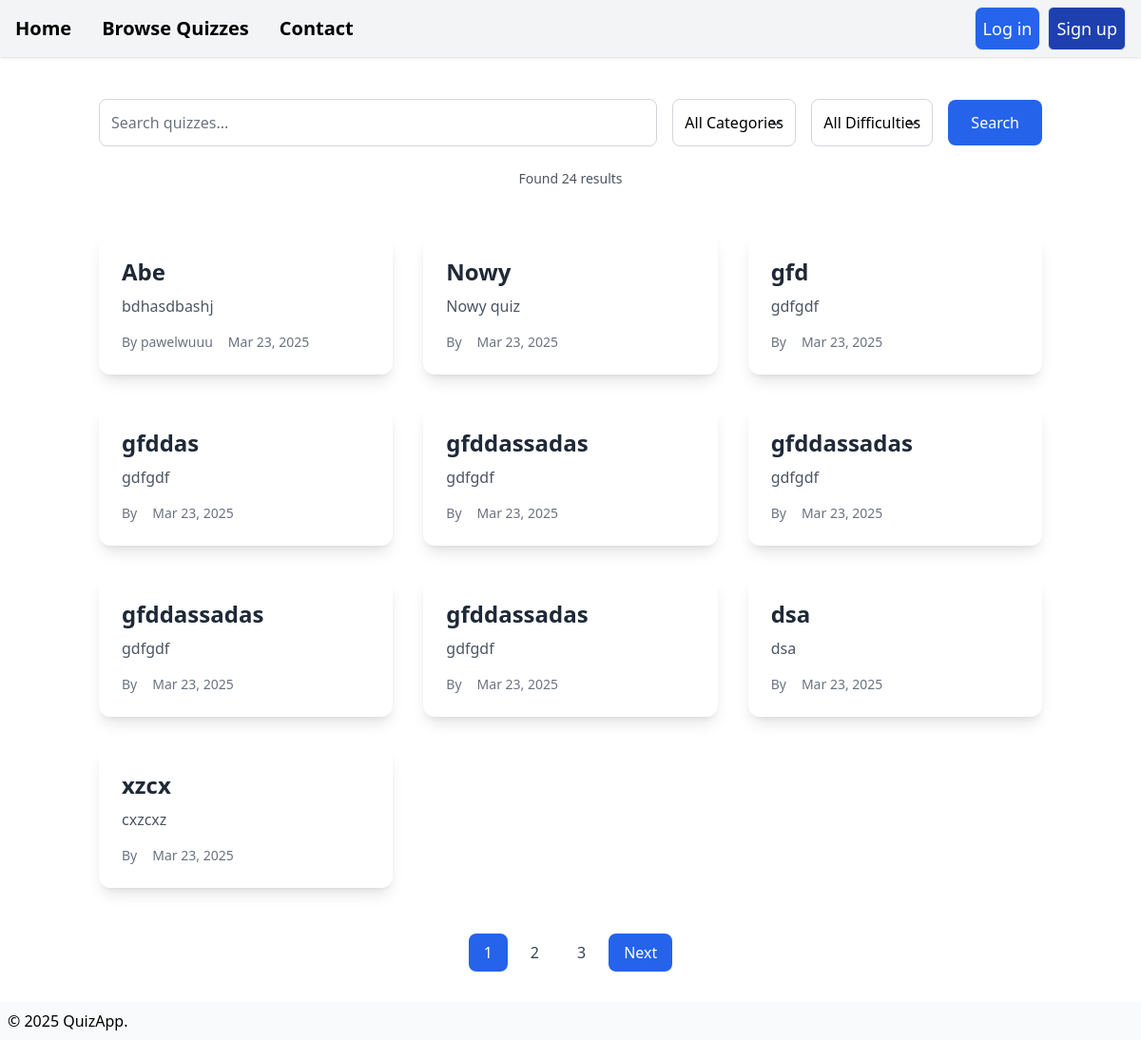
The page /quizzes/ on the database as committed earlier.
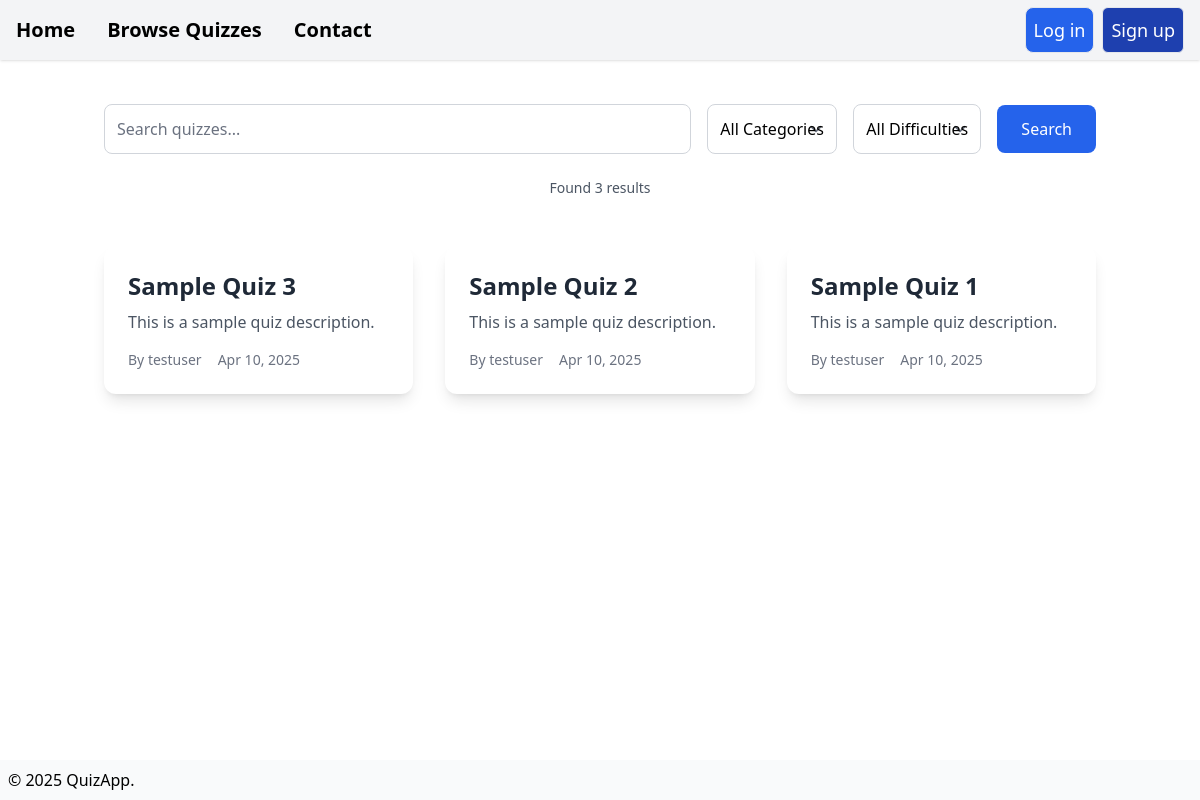
The same page on the database as committed later.
### quiz/models.py (models this page shows, shortened)
class Quiz(models.Model):
    title = models.CharField(max_length=255)
    description = models.TextField()
    category = models.ForeignKey(
        'Category',
        on_delete=models.SET_NULL,
        null=True,
        blank=True,
        related_name='quizzes'
    )
    difficulty = models.CharField(
        max_length=10,
        choices=DifficultyLevel.choices,
        default=DifficultyLevel.MEDIUM,
        verbose_name="Difficulty Level"
    )
    created_at = models.DateTimeField(auto_now_add=True)
    created_by = models.ForeignKey(
        'auth.User',
        on_delete=models.CASCADE,
        related_name='quizzes',
        null=True,
        blank=True
    )

### quiz/views.py (the view)
# urls.py: path('quizzes/', quiz_search, name='quiz_search'),
def quiz_search(request):
    search_query = request.GET.get('q', '')
    selected_category = request.GET.get('category')
    selected_difficulty = request.GET.get('difficulty')
    page_number = request.GET.get('page', 1)
    quizzes = Quiz.objects.all()
    if search_query:
        quizzes = quizzes.filter(
            Q(title__icontains=search_query) |
            Q(description__icontains=search_query)
        )
    if selected_category and selected_category.isdigit():
        quizzes = quizzes.filter(category_id=selected_category)
    if selected_difficulty in dict(DifficultyLevel.choices).keys():
        quizzes = quizzes.filter(difficulty=selected_difficulty)
    quizzes = quizzes.order_by('-created_at')
    paginator = Paginator(quizzes, 10)
    page_obj = paginator.get_page(page_number)
    context = {
        'page_obj': page_obj,
        'search_query': search_query,
        'selected_category': selected_category,
        'selected_difficulty': selected_difficulty,
        'categories': Category.objects.all(),
        'difficulties': DifficultyLevel.choices,
        'total_results': paginator.count,
    }
    return render(request, 'quiz/quiz_search.html', context)

### quiz/templates/quiz/quiz_search.html (shortened to what this page needs)
{% extends 'base.html' %}
{% block content %}
<div class="container mx-auto px-4 py-8">
    <div class="mb-12 max-w-7xl mx-auto">
        <form method="get" class="flex flex-wrap items-center gap-4 justify-between">
            <input
                type="text"
                name="q"
                value="{{ search_query }}"
                placeholder="Search quizzes..."
                class="flex-grow min-w-[200px] p-3 border border-gray-300 rounded-lg focus:ring-2 focus:ring-blue-500"
            >
            <select name="category" class="min-w-[180px] p-3 border border-gray-300 rounded-lg focus:ring-2 focus:ring-blue-500">
                <option value="">All Categories</option>
            </select>
            <select name="difficulty" class="min-w-[180px] p-3 border border-gray-300 rounded-lg focus:ring-2 focus:ring-blue-500">
                <option value="">All Difficulties</option>
            </select>
            <button
                type="submit"
                class="px-6 py-3 bg-blue-600 text-white rounded-lg hover:bg-blue-700 transition-colors"
            >
                Search
            </button>
        </form>
        <p class="mt-6 text-gray-600 text-center text-sm">
            Found {{ total_results }} results{% if search_query %} for "<strong>{{ search_query }}</strong>"{% endif %}
        </p>
    </div>
    <div class="grid grid-cols-1 md:grid-cols-2 lg:grid-cols-3 gap-8">
        {% for quiz in page_obj %}
        <div class="bg-white rounded-xl shadow-lg overflow-hidden transform transition-all duration-300 hover:shadow-2xl hover:-translate-y-2">
            <div class="p-6">
                <h3 class="text-2xl font-bold text-gray-800 mb-2">
                    <a href="/{{ quiz.id }}" class="hover:text-blue-600 transition-colors">
                        {{ quiz.title }}
                    </a>
                </h3>
                <p class="text-gray-600 mb-4">{{ quiz.description|truncatechars:100 }}</p>
                <div class="flex items-center text-sm text-gray-500">
                    <span class="mr-4">By {{ quiz.created_by.username }}</span>
                    <span>{{ quiz.created_at|date:"M d, Y" }}</span>
                </div>
            </div>
        </div>
        {% empty %}
        <div class="col-span-full text-center py-12">
            <p class="text-xl text-gray-600">No quizzes found</p>
        </div>
        {% endfor %}
    </div>
    {% if page_obj.has_other_pages %}
        <div class="mt-12 flex justify-center">
            <nav class="flex space-x-2">
                {% for num in page_obj.paginator.page_range %}
                    {% if page_obj.number == num %}
                    <span class="px-4 py-2 bg-blue-600 text-white rounded-lg">{{ num }}</span>
                    {% else %}
                    <a
                        href="?page={{ num }}&q={{ search_query }}&category={{ selected_category }}&difficulty={{ selected_difficulty }}"
                        class="px-4 py-2 bg-white text-gray-700 rounded-lg hover:bg-gray-100"
                    >
                        {{ num }}
                    </a>
                    {% endif %}
                {% endfor %}
                {% if page_obj.has_next %}
                <a
                    href="?page={{ page_obj.next_page_number }}&q={{ search_query }}&category={{ selected_category }}&difficulty={{ selected_difficulty }}"
                    class="px-4 py-2 bg-blue-600 text-white rounded-lg hover:bg-blue-700"
                >
                    Next
                </a>
                {% endif %}
            </nav>
        </div>
    {% endif %}
</div>
{% endblock %}

Rows that differ between the two databases and show on the page:
removed Quiz: title "Abe", description "bdhasdbashj", created_by.username "pawelwuuu", created_at "Mar 23, 2025"
removed Quiz: title "Nowy", description "Nowy quiz", created_at "Mar 23, 2025"
removed Quiz: title "gfd", description "gdfgdf", created_at "Mar 23, 2025"
removed Quiz: title "gfddas", description "gdfgdf", created_at "Mar 23, 2025"
removed Quiz: title "gfddassadas", description "gdfgdf", created_at "Mar 23, 2025"
removed Quiz: title "gfddassadas", description "gdfgdf", created_at "Mar 23, 2025"
removed Quiz: title "gfddassadas", description "gdfgdf", created_at "Mar 23, 2025"
removed Quiz: title "gfddassadas", description "gdfgdf", created_at "Mar 23, 2025"
removed Quiz: title "dsa", description "dsa", created_at "Mar 23, 2025"
removed Quiz: title "xzcx", description "cxzcxz", created_at "Mar 23, 2025"
added Quiz: title "Sample Quiz 3", description "This is a sample quiz description.", created_by.username "testuser", created_at "Apr 10, 2025"
added Quiz: title "Sample Quiz 2", description "This is a sample quiz description.", created_by.username "testuser", created_at "Apr 10, 2025"
added Quiz: title "Sample Quiz 1", description "This is a sample quiz description.", created_by.username "testuser", created_at "Apr 10, 2025"
Other text that changed with them:
{{ total_results }}: "24" → "3"
list line gone: "1"
list line gone: "2"
list line gone: "3"
text no longer shown: "Next"
